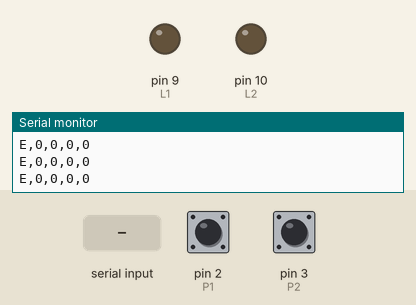
Simulated run of this sketch. Board: Arduino Uno, built with avr-gcc and run on an emulated ATmega328P. Shown: output pins drawn as LEDs (lit = HIGH), the last lines printed to the serial monitor. Inputs (shaded band) come from the test bench; at power-on: pin 2 (P1) HIGH, pin 3 (P2) HIGH.

Above: at 1.2 s.
1.3 s: pin 2 (P1) pulled LOW for 0.15 s
At 1.37 s:
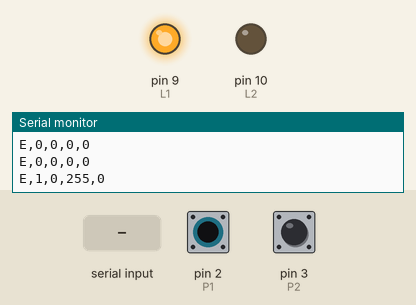
2.9 s: pin 3 (P2) pulled LOW for 0.15 s
At 2.97 s:
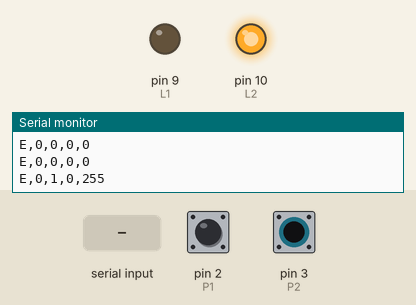
4.5 s: "L1=90\n" received over Serial
6.0 s: "L2=90\n" received over Serial
7.5 s: pin 2 (P1) pulled LOW for 1 s
At 8.3 s:
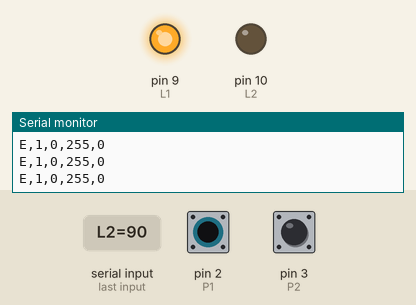
10.0 s: pin 3 (P2) pulled LOW for 1 s
At 10.8 s:
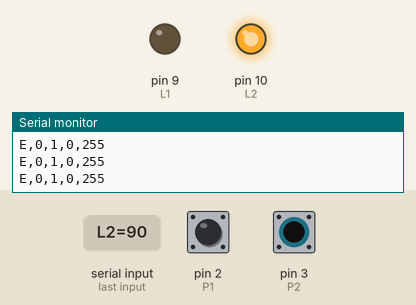
Timing chart, 0 to 13.0 s (numbered marks = the images above; inputs shaded):
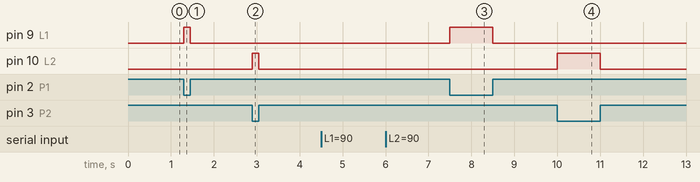

Measured:
- after the input at 1.3 s, pin 9 (L1): LOW → HIGH at once, → LOW 0.15 s later
- after the input at 2.9 s, pin 10 (L2): LOW → HIGH at once, → LOW 0.15 s later
- after the input at 7.5 s, pin 9 (L1): LOW → HIGH at once, → LOW 1.0 s later
- after the input at 10.0 s, pin 10 (L2): LOW → HIGH at once, → LOW 1.0 s later

The sketch:

CodigoArduino.ino
```cpp
// Pines
const int P1 = 2;
const int P2 = 3;
const int L1 = 9;
const int L2 = 10;

int e1 = 0, e2 = 0;// Entradas-Pulsadores
int l1 = 0, l2 = 0;// Salidas-Leds

String buffer = "";

// Temporizador envío
unsigned long tiempoPrevio = 0;
const unsigned long intervaloEnvio = 60;

// Leer pulsadores
void leerEntradas() {
  e1 = !digitalRead(P1);
  e2 = !digitalRead(P2);
}

void actualizarSalidas() {
  analogWrite(L1, l1);
  analogWrite(L2, l2);
}

void aplicarLogicaLocal() {
  l1 = e1 * 255;
  l2 = e2 * 255;
}

// Enviar datos a processing
void enviarEstado() {
  Serial.print("E,");
  Serial.print(e1); Serial.print(",");
  Serial.print(e2); Serial.print(",");
  Serial.print(l1); Serial.print(",");
  Serial.println(l2);
}

// Procesar comandos de processing
void procesarComando(String cmd) {
  if (cmd.startsWith("L1=")) {
    l1 = cmd.substring(3).toInt();
  }
  else if (cmd.startsWith("L2=")) {
    l2 = cmd.substring(3).toInt();
  }
  actualizarSalidas();
}

// Recibe datos
void recibirComandos() {
  while (Serial.available()) {
    char c = Serial.read();

    if (c == '\n') {
      procesarComando(buffer);
      buffer = "";
    } else {
      buffer += c;
    }
  }
}


void setup() {
  Serial.begin(9600);

  pinMode(P1, INPUT_PULLUP);
  pinMode(P2, INPUT_PULLUP);

  pinMode(L1, OUTPUT);
  pinMode(L2, OUTPUT);
}

void loop() {

  leerEntradas();
  aplicarLogicaLocal();
  actualizarSalidas();
  recibirComandos();

  // Enviar estados cada 60 ms
  if (millis() - tiempoPrevio >= intervaloEnvio) {
    tiempoPrevio = millis();
    enviarEstado();
  }
}
```
